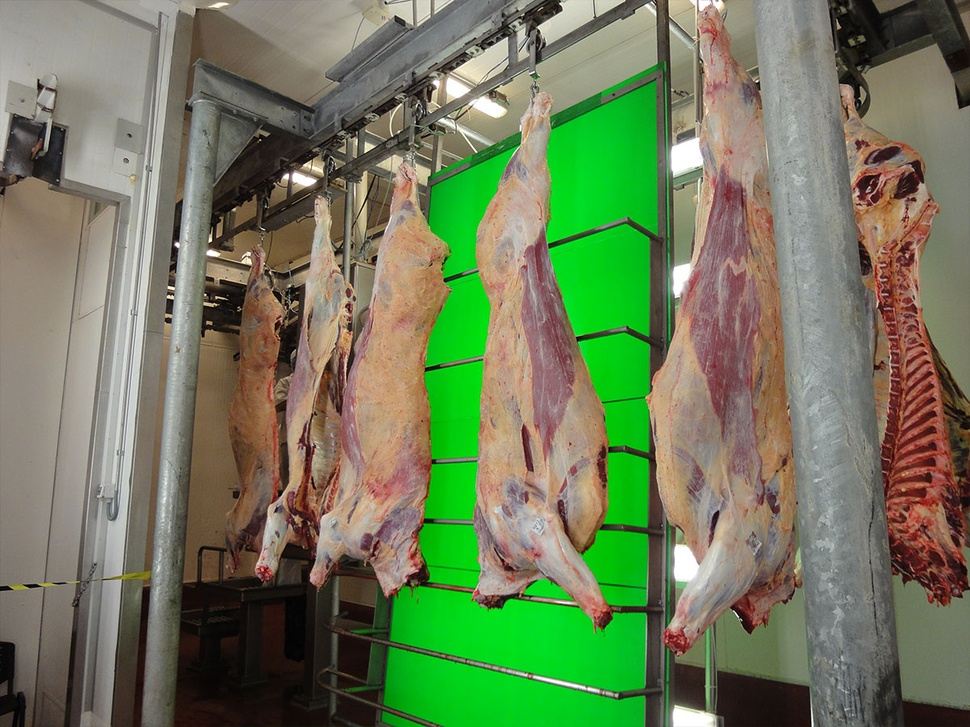
#> input picture images/VBS-2000-02-eplusv-produktbilder-rind.jpg, 970 x 727 px, shrunk from 1200 x 900 before the run
$ python color_channels.py
#> lines starting #> are read from the running program, lines starting #| are printed output that depends on the picture
import cv2 as cv
import numpy as np


img = cv.imread("images/VBS-2000-02-eplusv-produktbilder-rind.jpg")
#> img is the input picture: shape (727, 970, 3); mean B, G, R 90.1, 123.6, 110.7

blank = np.zeros(img.shape[:2], dtype="uint8")

b, g, r = cv.split(img)
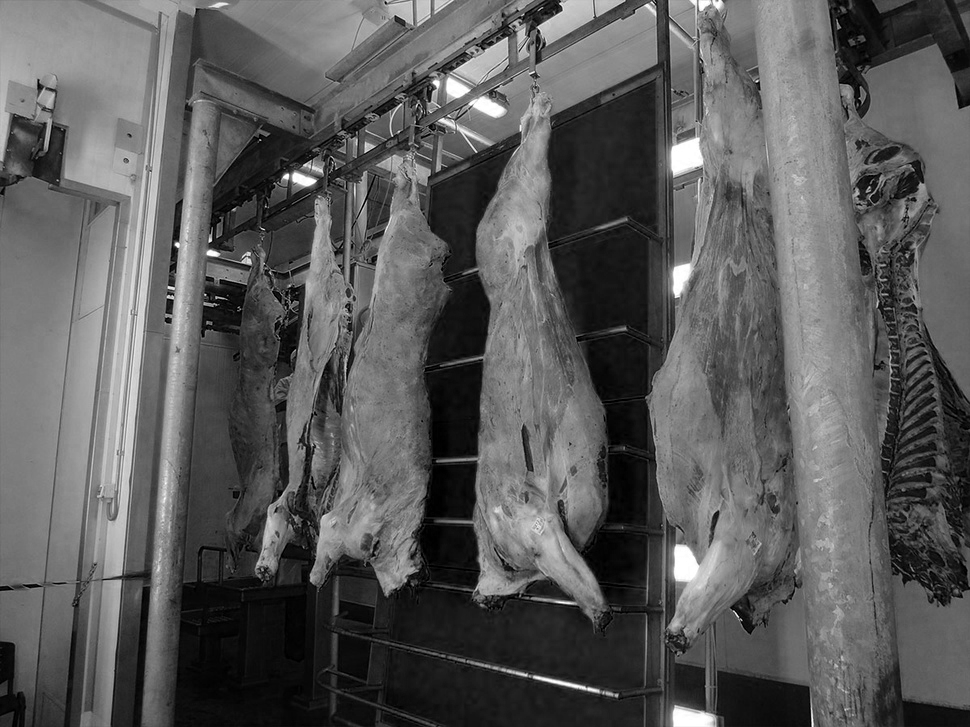
#> b: shape (727, 970); min 0, max 255, mean 90.1
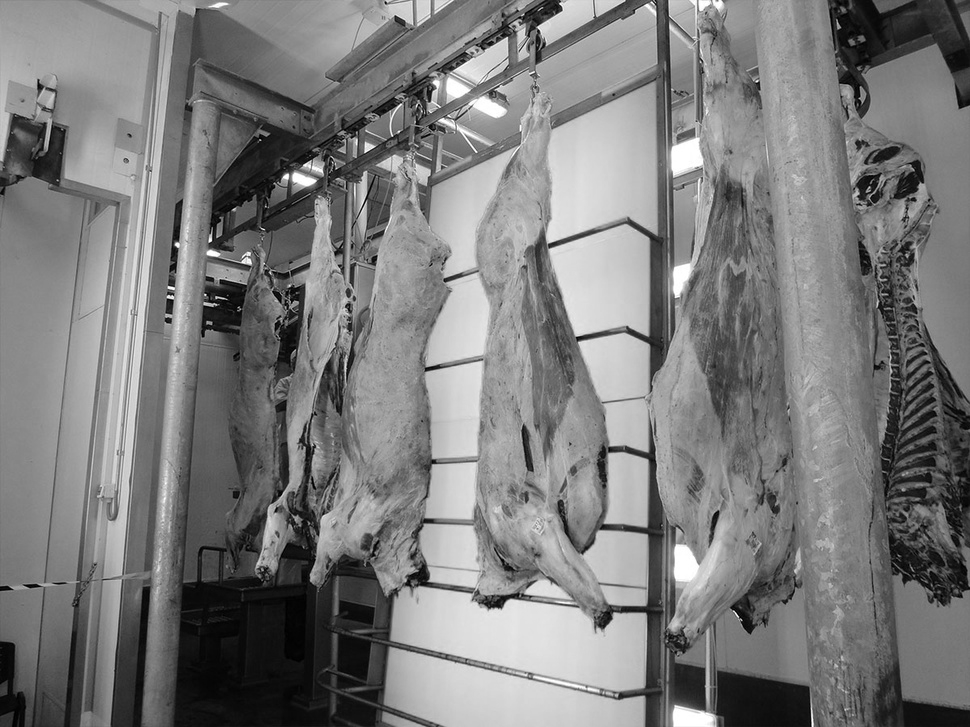
#> g: shape (727, 970); min 0, max 255, mean 123.6
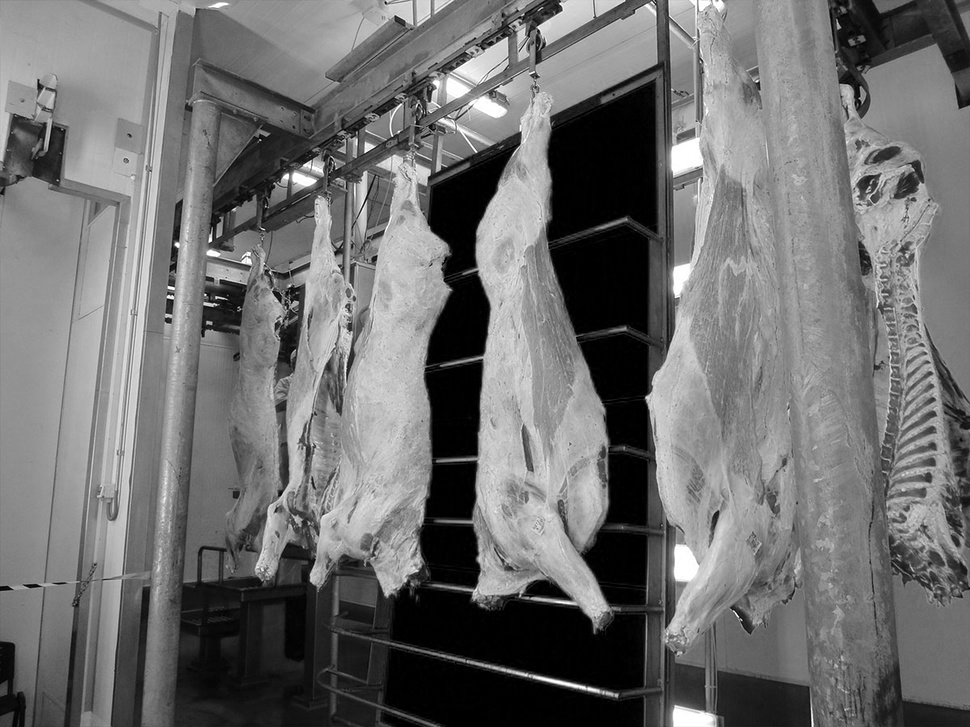
#> r: shape (727, 970); min 0, max 255, mean 110.7

blue = cv.merge([b, blank, blank])
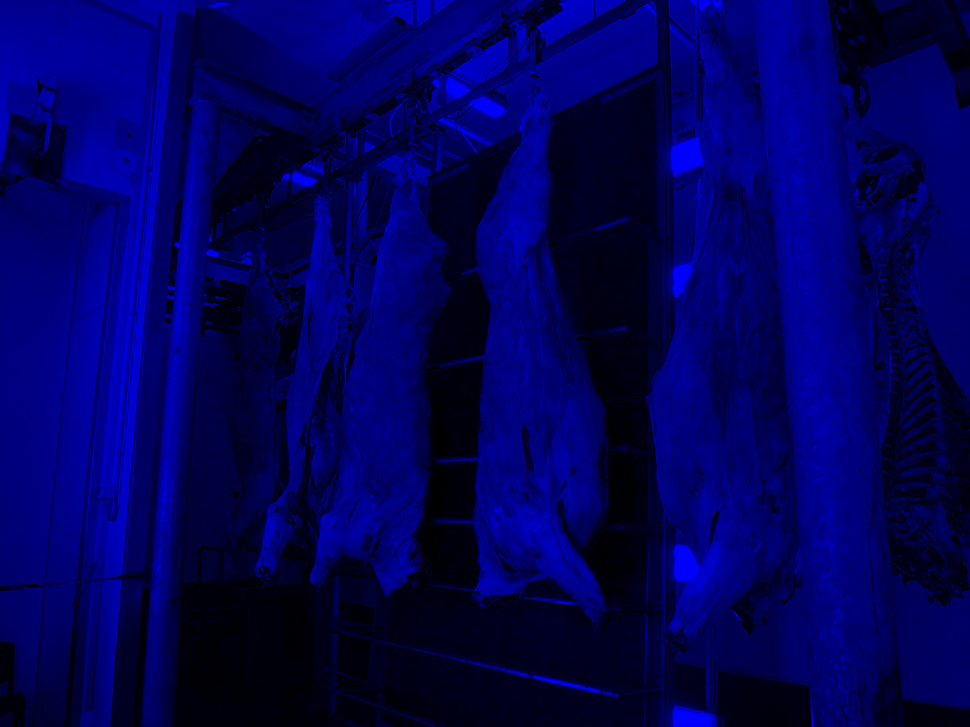
#> blue: shape (727, 970, 3); mean of channels 0, 1, 2 90.1, 0, 0; drawn as B, G, R
green = cv.merge([blank, g, blank])
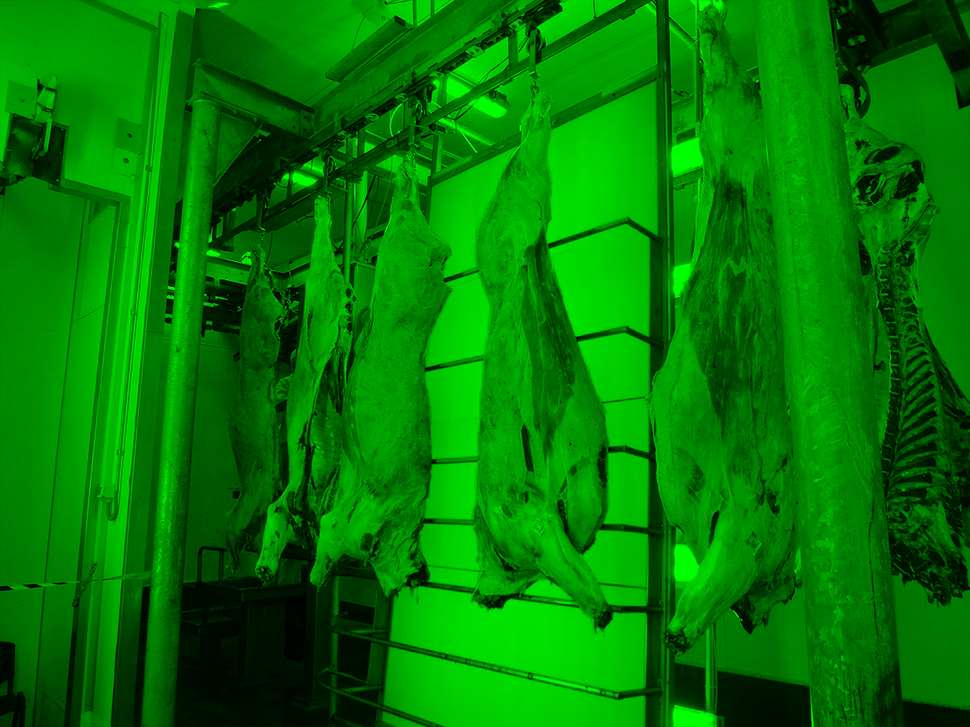
#> green: shape (727, 970, 3); mean of channels 0, 1, 2 0, 123.6, 0; drawn as B, G, R
red = cv.merge([blank, blank, r])
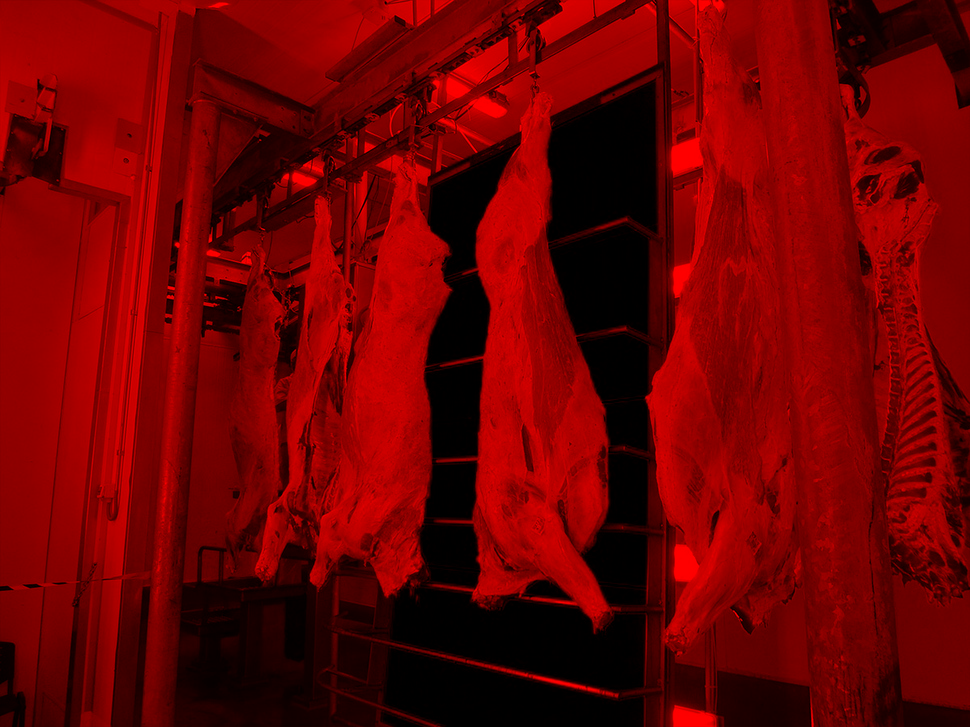
#> red: shape (727, 970, 3); mean of channels 0, 1, 2 0, 0, 110.7; drawn as B, G, R

# [10 lines of commented-out code are left out]
cv.imshow("original", img)
cv.imshow("bleu", blue)
cv.imshow("green", green)
cv.imshow("red", red)
# cv.imshow("result mask ", result_image)

cv.waitKey(0)

$ run again, with images/VBS-2000-03-eplusv-produktbilder-rind.jpg copied over images/VBS-2000-02-eplusv-produktbilder-rind.jpg
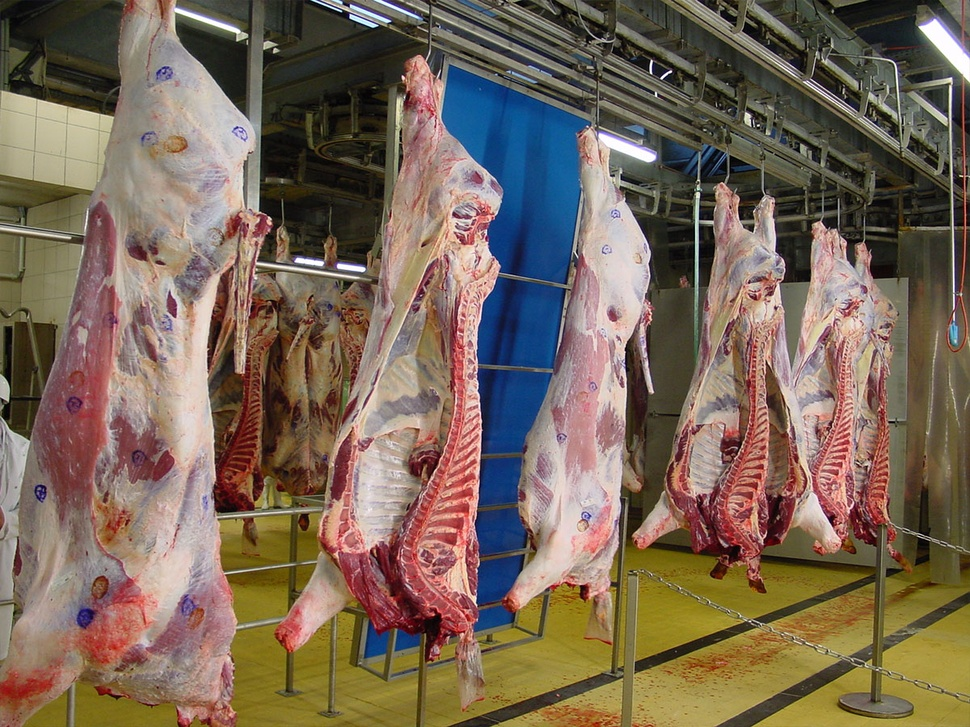
#> input picture images/VBS-2000-03-eplusv-produktbilder-rind.jpg, 970 x 727 px, shrunk from 1200 x 900 before the run
#> img is the input picture: shape (727, 970, 3); mean B, G, R 87.1, 103.2, 120.5
#> `green = cv.merge([blank, g, blank])`:
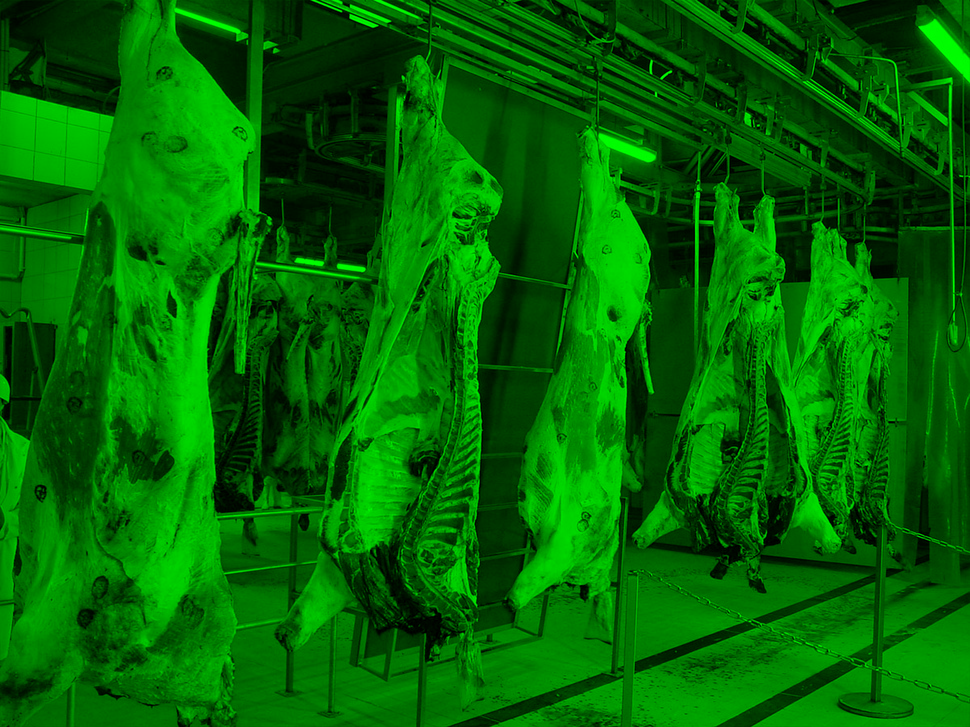
#> green: shape (727, 970, 3); mean of channels 0, 1, 2 0, 103.2, 0; drawn as B, G, R
#> `red = cv.merge([blank, blank, r])`:
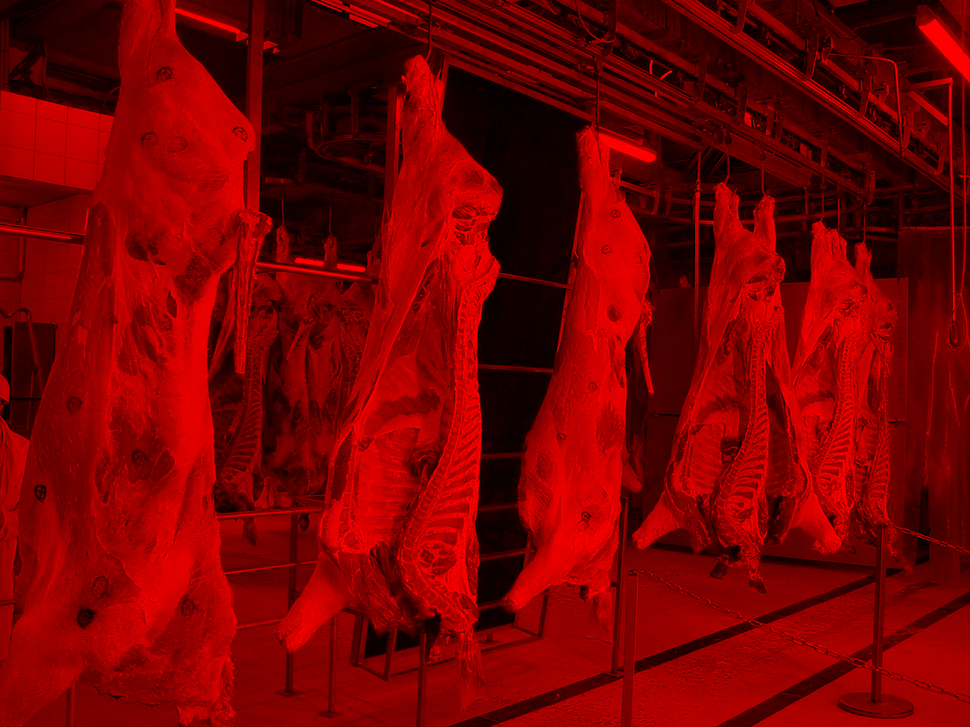
#> red: shape (727, 970, 3); mean of channels 0, 1, 2 0, 0, 120.5; drawn as B, G, R

$ run again, with images/VBS-2000-06-eplusv-produktbilder-rind.jpg copied over images/VBS-2000-02-eplusv-produktbilder-rind.jpg
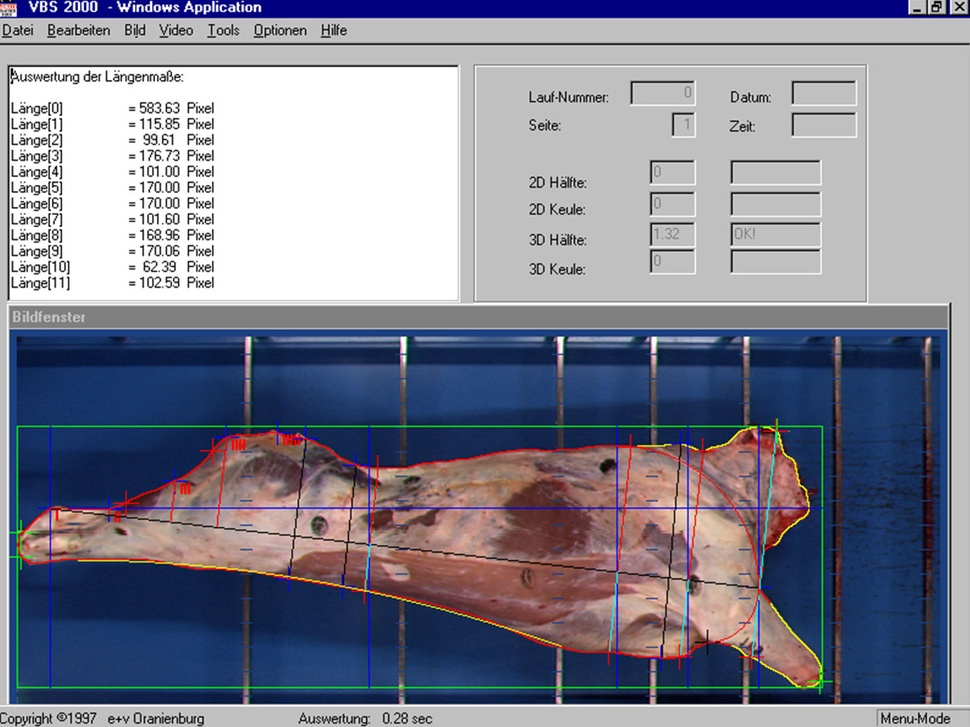
#> input picture images/VBS-2000-06-eplusv-produktbilder-rind.jpg, 970 x 727 px, shrunk from 1200 x 900 before the run
#> img is the input picture: shape (727, 970, 3); mean B, G, R 145.7, 130.6, 129.3
#> `green = cv.merge([blank, g, blank])`:
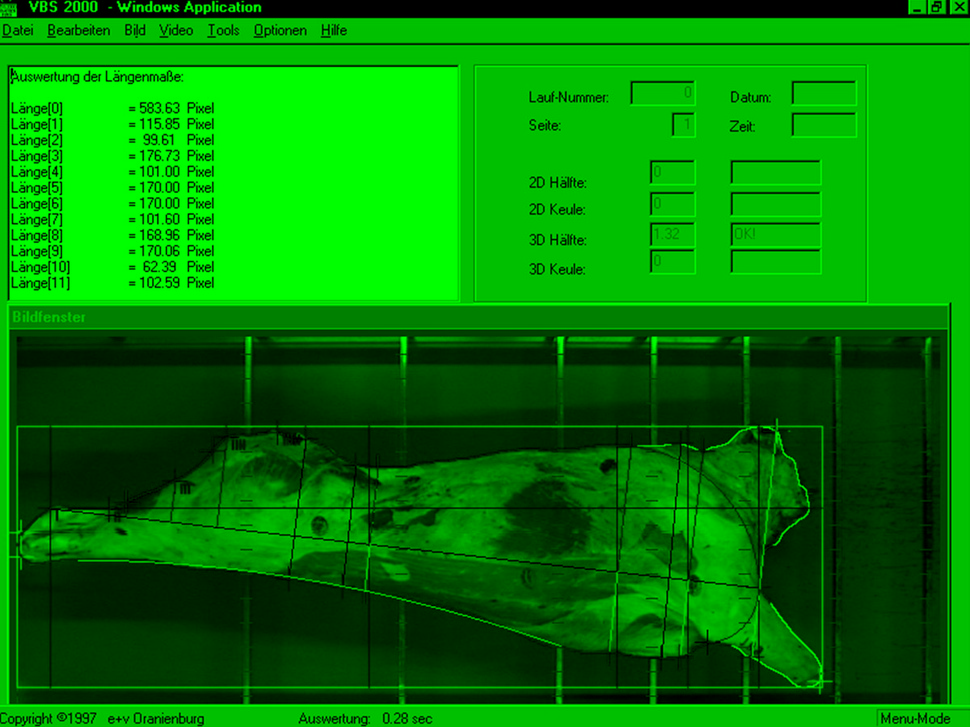
#> green: shape (727, 970, 3); mean of channels 0, 1, 2 0, 130.6, 0; drawn as B, G, R
#> `red = cv.merge([blank, blank, r])`:
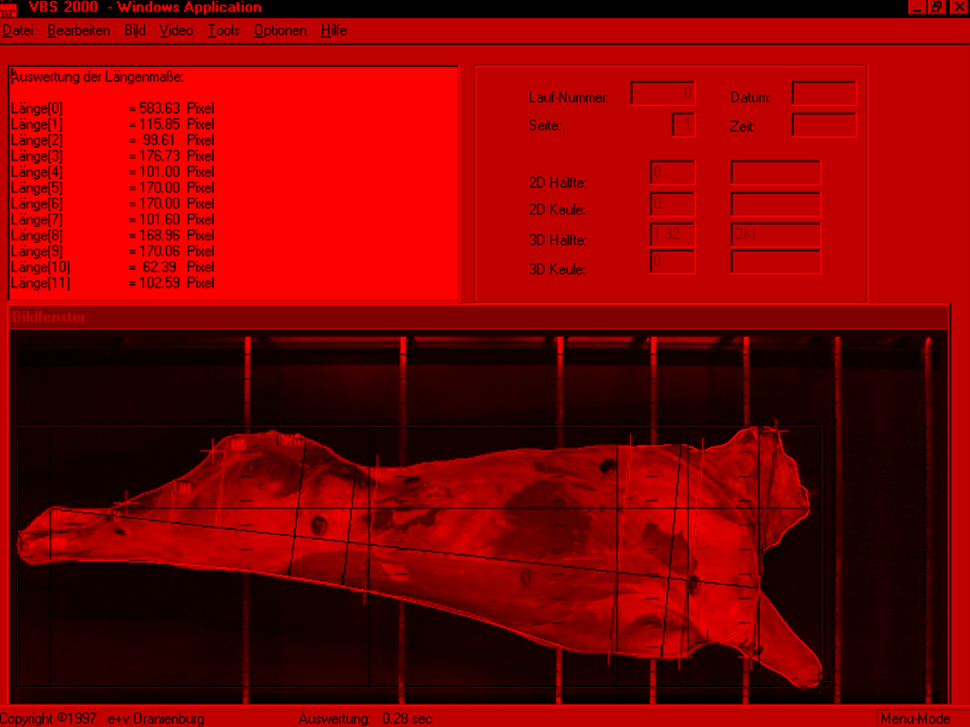
#> red: shape (727, 970, 3); mean of channels 0, 1, 2 0, 0, 129.3; drawn as B, G, R
